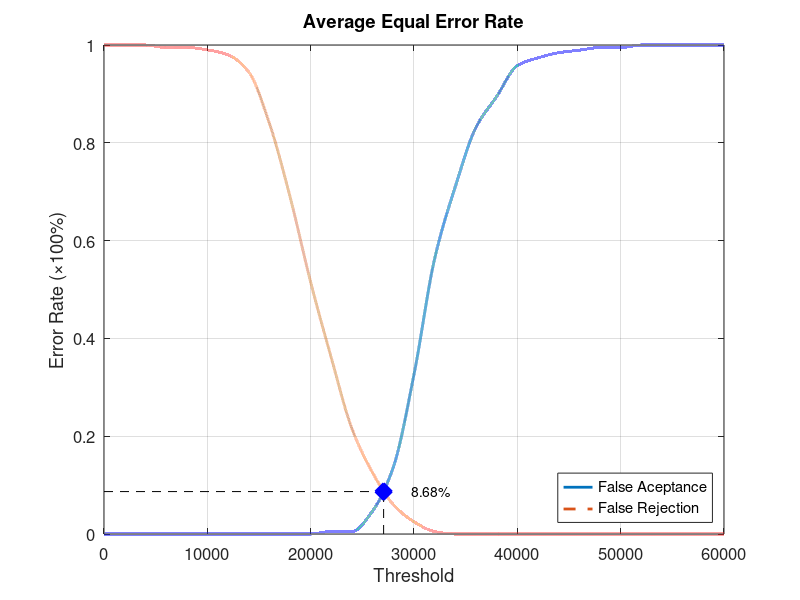
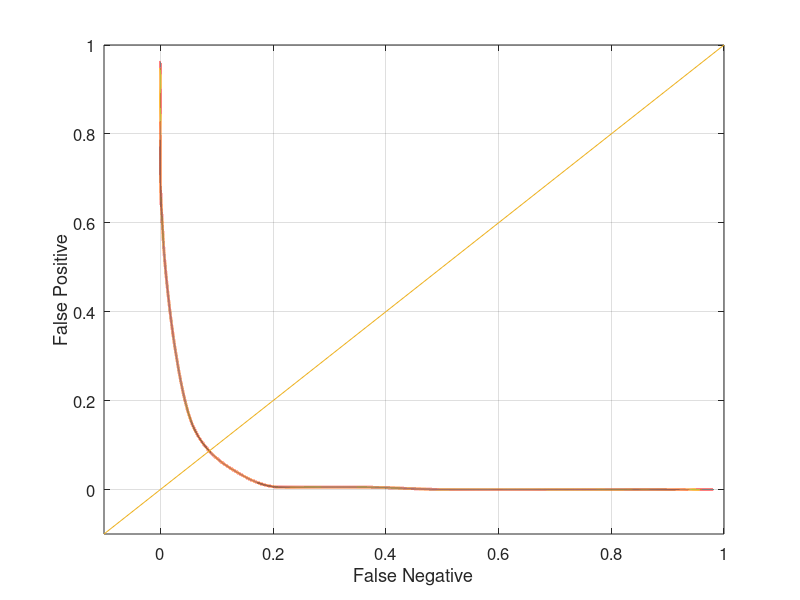

Write MATLAB code to recreate these figures, in order.
function yEER = Database2_1
close all;
clear;
clc;
x = 0:2000:60000;
xq = 0:0.5:60000;

y0 = [0 0 0 0 0 0 0 0 0 0 0 0.00526316 0.00526316 0.0473684 0.136842 0.326316 0.563158 0.710526 0.831579 0.894737 0.957895 0.973684 0.984211 0.989474 0.994737 0.994737 1 1 1 1 1];
yy0 = interp1(x, y0, xq, 'pchip');
y1 = [1 1 1 0.995 0.995 0.99 0.98 0.945 0.84 0.69 0.515 0.36 0.215 0.125 0.06 0.025 0.005 0 0 0 0 0 0 0 0 0 0 0 0 0 0];
yy1 = interp1(x, y1, xq, 'pchip');

% Calculating EER: 
y2 = abs(y0 - y1);
find(y2 == min(y2))
yy2 = abs(yy0 - yy1);
xEER = find(yy2 == min(yy2));
xEERIndex = xq(xEER) % X-axis EER
yEER = yy0(xEER) % Y-axis EER

main = figure
plot(xq, yy0,'-','LineWidth', 2);	hold on
plot(xq, yy1,'--','LineWidth', 2);	hold on
plot([xEERIndex xEERIndex], [0 yEER], 'k--');	hold on
plot([0 xEERIndex], [yEER yEER], 'k--');	hold on
plot(xEERIndex, yEER, 'bx', 'LineWidth', 10);	hold on
text(xEERIndex + 10 * xEERIndex / 100, yEER, [num2str(round((10000 * yEER)) / 100) '%'])
legend('False Aceptance', 'False Rejection', 'Location', 'SouthEast')
xlabel('Threshold')
ylabel('Error Rate (\times100%)')
title('Average Equal Error Rate')
set(gca, 'FontSize', 12)
axis([0 60000 0 1])
grid on

print(main, 'Database2_1Main', '-dpng');
FNRxFPR = figure('Color', [1 1 1]);
plot(yy1, yy0, '-', yy1, yy0, 'LineWidth', 2);
hold on
y = -0.1:0.1:1
plot(y, y); 
set(gca, 'FontSize', 12)
xlabel('False Negative')
ylabel('False Positive')
axis([-0.1 1 -0.1 1])
set(gca, 'FontSize', 12)
grid on

print(FNRxFPR, 'Database2_1FNRxFPR','-dpng');
end
